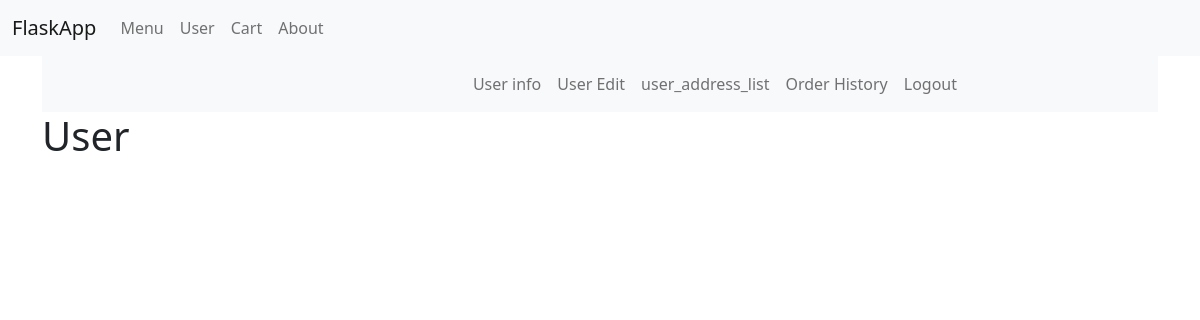
/user/history/46 (signed in), run on an earlier commit of the app's database.
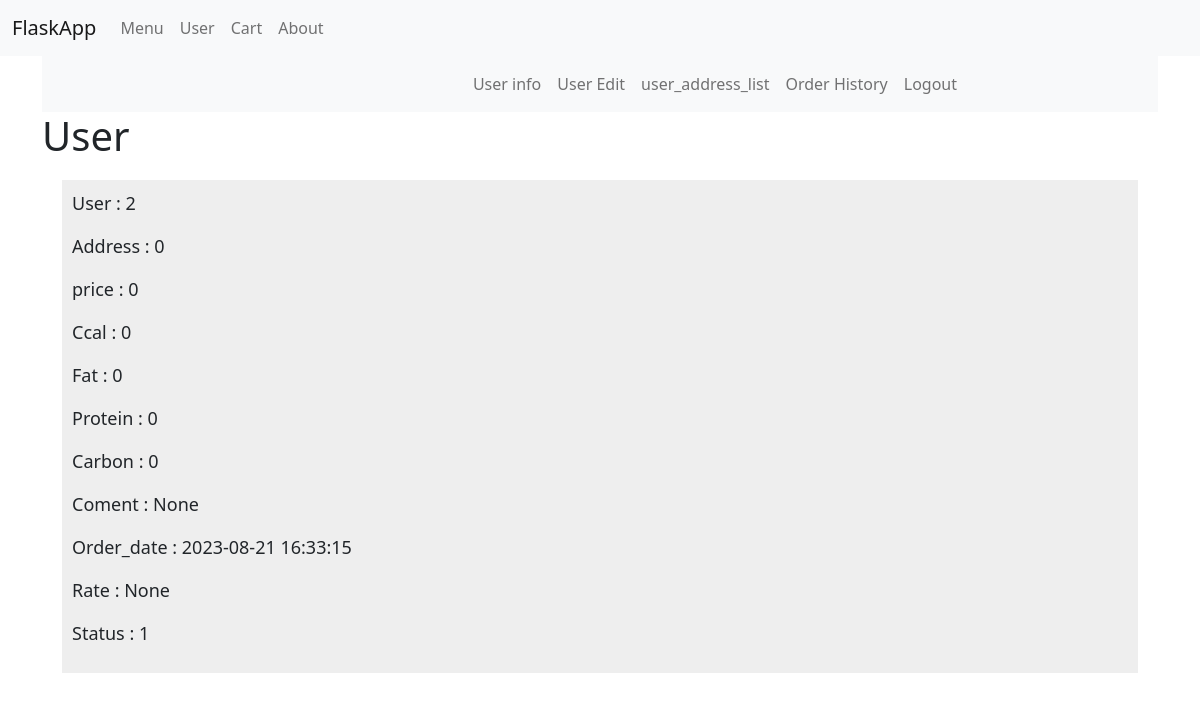
And on a later commit of the database.
### tables this page shows
CREATE TABLE Orders (ID INTEGER NOT NULL UNIQUE, User INTEGER NOT NULL, Address INTEGER NOT NULL, price INTEGER NOT NULL, Ccal INTEGER NOT NULL, Fat INTEGER NOT NULL, Protein INTEGER NOT NULL, Carbon INTEGER NOT NULL, Coment TEXT, Order_date TEXT NOT NULL, Rate INTEGER, Status INTEGER NOT NULL REFERENCES Status (ID), FOREIGN KEY (User) REFERENCES User (ID), FOREIGN KEY (Address) REFERENCES Address (ID), PRIMARY KEY (ID AUTOINCREMENT));

### view.py (the view)
def user_order(order_id: int):
    if session.get('ID') is None:
        return redirect('/user/sign_in')
    if request.method == 'GET':
        return render_template('user.html',
                               result=db_get_data(SQLiteDB('Dishes.db'), 'Orders', ['*'], params={'id': order_id})
                               )

### db_methods.py (called while the page is built)
def dict_factory(cursor, row):
    d = {}
    for idx, col in enumerate(cursor.description):
        d[col[0]] = row[idx]
    return d

    def __enter__(self):
        return self

    def __exit__(self, exc_type, exc_val, exc_tb):
        self.connect.commit()
        self.connect.close()

    def sql_query(self, query, all_data=True):
        answer = self.cursor.execute(query)
        if all_data:
            return answer.fetchall()
        else:
            return answer.fetchone()

    def select_from(self, table_name, columns: list, param=None, all_data=True):
        columns = ','.join(columns)
        query = f"SELECT {columns} FROM {table_name}"
        if param:
            param = ' and '.join([f"{key}='{value}'" for key, value in param.items()])
            query += f" WHERE {param}"
        if all_data:
            return self.sql_query(query)
        else:
            return self.sql_query(query, all_data=False)

### view.py (called while the page is built)
def db_get_data(data_base, table_name, *args, params=None, get_all=True):
    with data_base as db:
        result = db.select_from(table_name, *args, param=params, all_data=get_all)
    return result

### templates/user.html (shortened to what this page needs)
{% extends 'base.html' %}
{% block content %}
    <nav class="navbar navbar-expand-lg navbar-light bg-light">
        <div class="container-fluid">
            </div>
        <div style="width: 170%; margin: auto">
            {% if not session['Email'] %}
            <ul class="navbar-nav">
                <li class="nav-item">
                  <a class="nav-link" href="{{ url_for('user_sign_in') }}">Login</a>
                </li>
                <li class="nav-item">
                  <a class="nav-link" href="{{ url_for('user_register') }}">Register</a>
                </li>
            </ul>
            {% elif session['Email'] and session['Type'] == 'User' %}
                <ul class="navbar-nav">
                <li class="nav-item">
                  <a class="nav-link" href="{{ url_for('user') }}">User info</a>
                </li>
                <li class="nav-item">
                  <a class="nav-link" href="{{ url_for('user_update') }}">User Edit</a>
                </li>
                <li class="nav-item">
                  <a class="nav-link" href="{{ url_for('user_address_list') }}">user_address_list</a>
                </li>
                <li class="nav-item">
                  <a class="nav-link" href="{{ url_for('user_orders_history') }}">Order History</a>
                </li>
                <li class="nav-item">
                  <a class="nav-link" href="{{ url_for('user_logout') }}">Logout</a>
                </li>
            </ul>
            {% endif %}
            </div>
    </nav>
    <h1>{% block title %} User {% endblock %}</h1>
        {% for user in result %}
        <div style="padding: 10px; background-color: #EEE; margin: 20px">
            {% for name, val in user.items() %}
                {% if name != 'ID' and name != 'Password' %}
                    <p style="font-size: 18px">{{ name }} : {{ val }}</p>
                {% endif %}
            {% endfor %}
        </div>
        {% endfor %}
{% endblock %}

What changed in the data, as far as the page shows it:
added Orders: user "User" "Address" "price" "Ccal" "Fat" "Protein" "Carbon" "Coment" "Rate" "Status", user "2" "0" "0" "0" "0" "0" "0" "None" "None" "1", name "Order_date", Order_date "2023-08-21 16:33:15"
